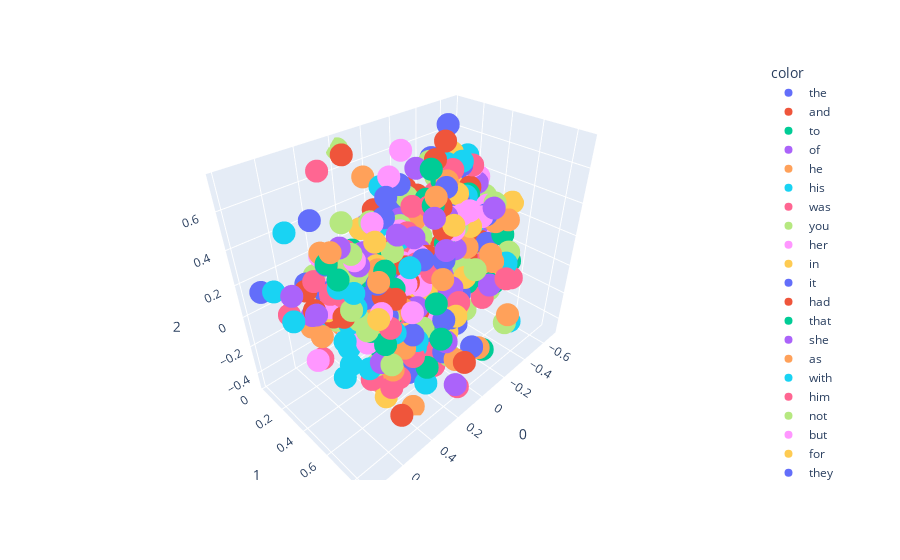

Notebook source saved alongside this figure:
### Code cell
import plotly.express as px
fig = px.scatter_3d(x[:500], x=0 , y=1, z=2, color=y[:500])
fig.show()
